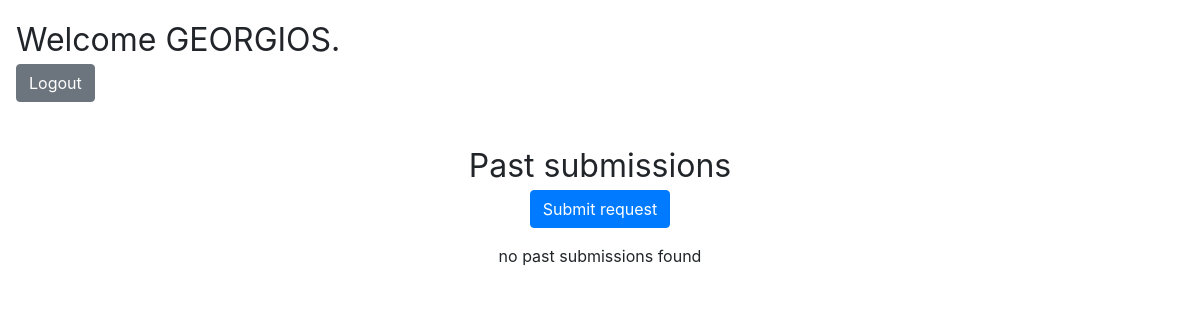
The page /employees/dashboard.php (signed in) on the database as committed earlier.
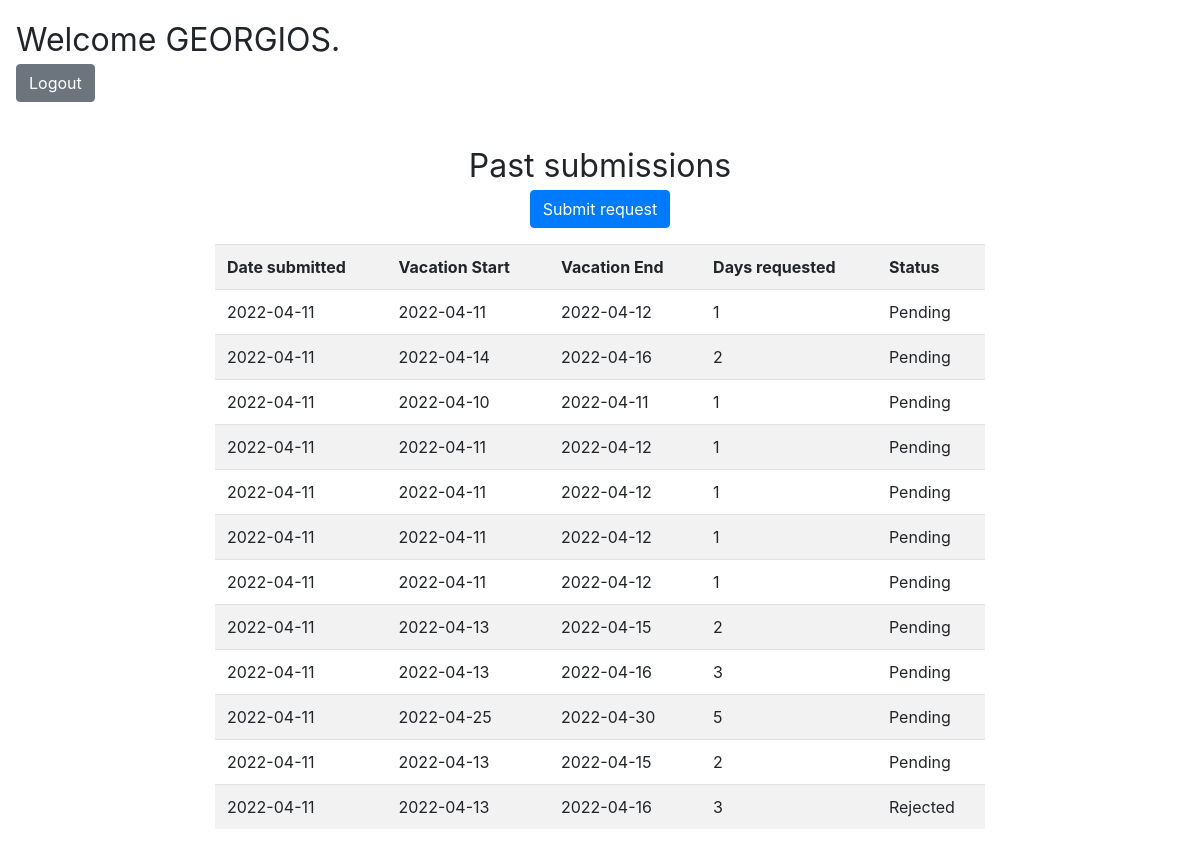
The same page on the database as committed later.
### tables this page shows
CREATE TABLE `submissions` (
  `id` int(11) NOT NULL,
  `date_submitted` date NOT NULL DEFAULT current_timestamp(),
  `vacstart` date NOT NULL,
  `vacend` date NOT NULL,
  `totaldays` int(11) NOT NULL,
  `statusid` int(11) NOT NULL,
  `employeeid` int(11) NOT NULL,
  `reason` varchar(550) DEFAULT NULL,
  `submitkey` varchar(50) NOT NULL
);

CREATE TABLE `stsubmission` (
  `id` int(11) NOT NULL,
  `status` varchar(20) NOT NULL
);

### employees/dashboard.php (the view, shortened to what this page needs)
<?php
include ('../includes/dbconn.php');
?>
<html>
<head>
    <link rel="stylesheet" href="../css/dashboard.css">
    <link rel="stylesheet" href="https://cdn.jsdelivr.net/npm/bootstrap@4.6.1/dist/css/bootstrap.min.css">
</head>
<body>
<?php
if(isset($_SESSION["empname"])) {
?>
    <p class="userinfo"> Welcome <?php echo $_SESSION["empname"]; ?>.<br>
        <a class="btn btn-secondary" href="logout.php" tite="Logout">Logout </a></p><br>
    <?php
    $sql = "SELECT submissions.*,stsubmission.status FROM employees, submissions, stsubmission WHERE stsubmission.id=submissions.statusid and employees.id = submissions.employeeid and employeeid = '" . $_SESSION['empid'] . "' ORDER BY submissions.date_submitted DESC";
    $result = $conn->query($sql);
    echo "<p class='tabletitle'>Past submissions<br><a class='btn btn-primary' style='text-decoration: none;color: white;' href='submit.php' tite='Submit request'>Submit request</a></p>";
    if ($result->num_rows > 0) {
        echo "<div class='container col-md-8'><table class='table table-striped table-hover'><tr><th>Date submitted</th><th>Vacation Start</th><th>Vacation End</th><th>Days requested</th><th>Status</th></tr>";
        while($row = $result->fetch_assoc()) {
            echo "<tr><td>".$row["date_submitted"]."</td><td>".$row["vacstart"]."</td><td>".$row["vacend"]."</td><td>".$row["totaldays"]."</td><td>".$row["status"]."</td></tr>";
        }
        echo "</table></div></div>";
        }
     else {
         echo "<p style='text-align: center'>no past submissions found</p>";
    }
    ?>
<?php
}else echo "<h1 style='text-align: center'>Please login first</h1><br><p id='loginpage'><button type='button' class='btn btn-primary'><a href='../index.php' style='text-decoration: none;color: white;'>Login Page </a></button></p>";
?>
</body>
</html>

### css/dashboard.css (style rules this page uses)
.userinfo { margin: 1rem; font-size: xx-large; }
.tabletitle { text-align: center; font-size: xx-large; }

Rows that differ between the two databases and show on the page:
added submissions: date_submitted "2022-04-11", vacstart "2022-04-11", vacend "2022-04-12", totaldays "1", statusid.status "Pending"
added submissions: date_submitted "2022-04-11", vacstart "2022-04-14", vacend "2022-04-16", totaldays "2", statusid.status "Pending"
added submissions: date_submitted "2022-04-11", vacstart "2022-04-10", vacend "2022-04-11", totaldays "1", statusid.status "Pending"
added submissions: date_submitted "2022-04-11", vacstart "2022-04-11", vacend "2022-04-12", totaldays "1", statusid.status "Pending"
added submissions: date_submitted "2022-04-11", vacstart "2022-04-11", vacend "2022-04-12", totaldays "1", statusid.status "Pending"
added submissions: date_submitted "2022-04-11", vacstart "2022-04-11", vacend "2022-04-12", totaldays "1", statusid.status "Pending"
added submissions: date_submitted "2022-04-11", vacstart "2022-04-11", vacend "2022-04-12", totaldays "1", statusid.status "Pending"
added submissions: date_submitted "2022-04-11", vacstart "2022-04-13", vacend "2022-04-15", totaldays "2", statusid.status "Pending"
added submissions: date_submitted "2022-04-11", vacstart "2022-04-13", vacend "2022-04-16", totaldays "3", statusid.status "Pending"
added submissions: date_submitted "2022-04-11", vacstart "2022-04-25", vacend "2022-04-30", totaldays "5", statusid.status "Pending"
added submissions: date_submitted "2022-04-11", vacstart "2022-04-13", vacend "2022-04-15", totaldays "2", statusid.status "Pending"
added submissions: date_submitted "2022-04-11", vacstart "2022-04-13", vacend "2022-04-16", totaldays "3", statusid.status "Rejected"
Other text that changed with them:
text no longer shown: "no past submissions found"
text now shown: "Date submitted Vacation Start Vacation End Days requested Status"
